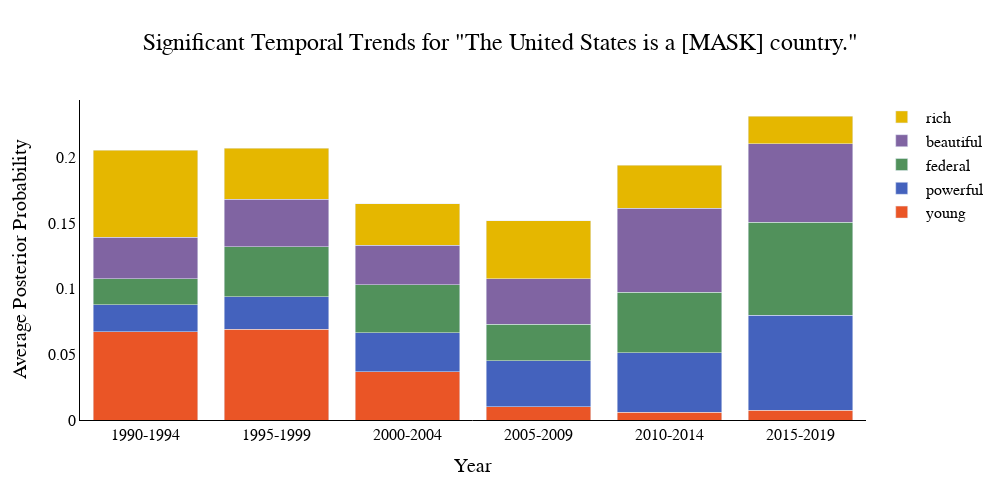

The notebook cell this image was saved under:
### Code cell
visuzlize_process('The United States is a [MASK] country.', top_k=25, saveas='us_country.html')

### Figure 1 — Plotly figure (JSON) as saved in the notebook; plotly's stock layout.template omitted (floating-point values rounded to 4 significant figures)
{"data": [{"hovertemplate": "<b> young</b><br>Years: %{x}<br>Probability: %{y:.3f}<extra></extra>", "marker": {"color": "#EA5526"}, "name": " young", "type": "bar", "x": ["1990-1994", "1995-1999", "2000-2004", "2005-2009", "2010-2014", "2015-2019"], "y": [0.06735, 0.06936, 0.0368, 0.009968, 0.005784, 0.007366]}, {"hovertemplate": "<b> powerful</b><br>Years: %{x}<br>Probability: %{y:.3f}<extra></extra>", "marker": {"color": "#4462BD"}, "name": " powerful", "type": "bar", "x": ["1990-1994", "1995-1999", "2000-2004", "2005-2009", "2010-2014", "2015-2019"], "y": [0.02043, 0.02461, 0.02981, 0.03535, 0.04562, 0.0727]}, {"hovertemplate": "<b> federal</b><br>Years: %{x}<br>Probability: %{y:.3f}<extra></extra>", "marker": {"color": "#51915B"}, "name": " federal", "type": "bar", "x": ["1990-1994", "1995-1999", "2000-2004", "2005-2009", "2010-2014", "2015-2019"], "y": [0.0198, 0.03821, 0.03647, 0.02771, 0.04601, 0.07063]}, {"hovertemplate": "<b> beautiful</b><br>Years: %{x}<br>Probability: %{y:.3f}<extra></extra>", "marker": {"color": "#8064A2"}, "name": " beautiful", "type": "bar", "x": ["1990-1994", "1995-1999", "2000-2004", "2005-2009", "2010-2014", "2015-2019"], "y": [0.0317, 0.03614, 0.03013, 0.03489, 0.06413, 0.06009]}, {"hovertemplate": "<b> rich</b><br>Years: %{x}<br>Probability: %{y:.3f}<extra></extra>", "marker": {"color": "#E5B700"}, "name": " rich", "type": "bar", "x": ["1990-1994", "1995-1999", "2000-2004", "2005-2009", "2010-2014", "2015-2019"], "y": [0.06628, 0.03881, 0.03154, 0.0439, 0.03276, 0.02107]}], "layout": {"barmode": "stack", "height": 500, "hoverlabel": {"font": {"family": "Geist Mono", "size": 12}}, "hovermode": "x", "legend": {"font": {"color": "black", "family": "Junicode", "size": 16}}, "paper_bgcolor": "rgba(0,0,0,0)", "plot_bgcolor": "rgba(0,0,0,0)", "showlegend": true, "title": {"font": {"color": "black", "family": "Junicode", "size": 24}, "text": "Significant Temporal Trends for \"The United States is a [MASK] country.\"", "x": 0.5}, "width": 1000, "xaxis": {"linecolor": "black", "linewidth": 1, "showgrid": false, "tickfont": {"color": "black", "family": "Geist Mono", "size": 16}, "tickvals": ["1990-1994", "1995-1999", "2000-2004", "2005-2009", "2010-2014", "2015-2019"], "title": {"font": {"color": "black", "family": "Junicode", "size": 20}, "text": "Year"}, "type": "category", "zeroline": false}, "yaxis": {"linecolor": "black", "linewidth": 1, "showgrid": false, "tickfont": {"color": "black", "family": "Geist Mono", "size": 16}, "title": {"font": {"color": "black", "family": "Junicode", "size": 20}, "text": "Average Posterior Probability"}, "zeroline": false}}}
